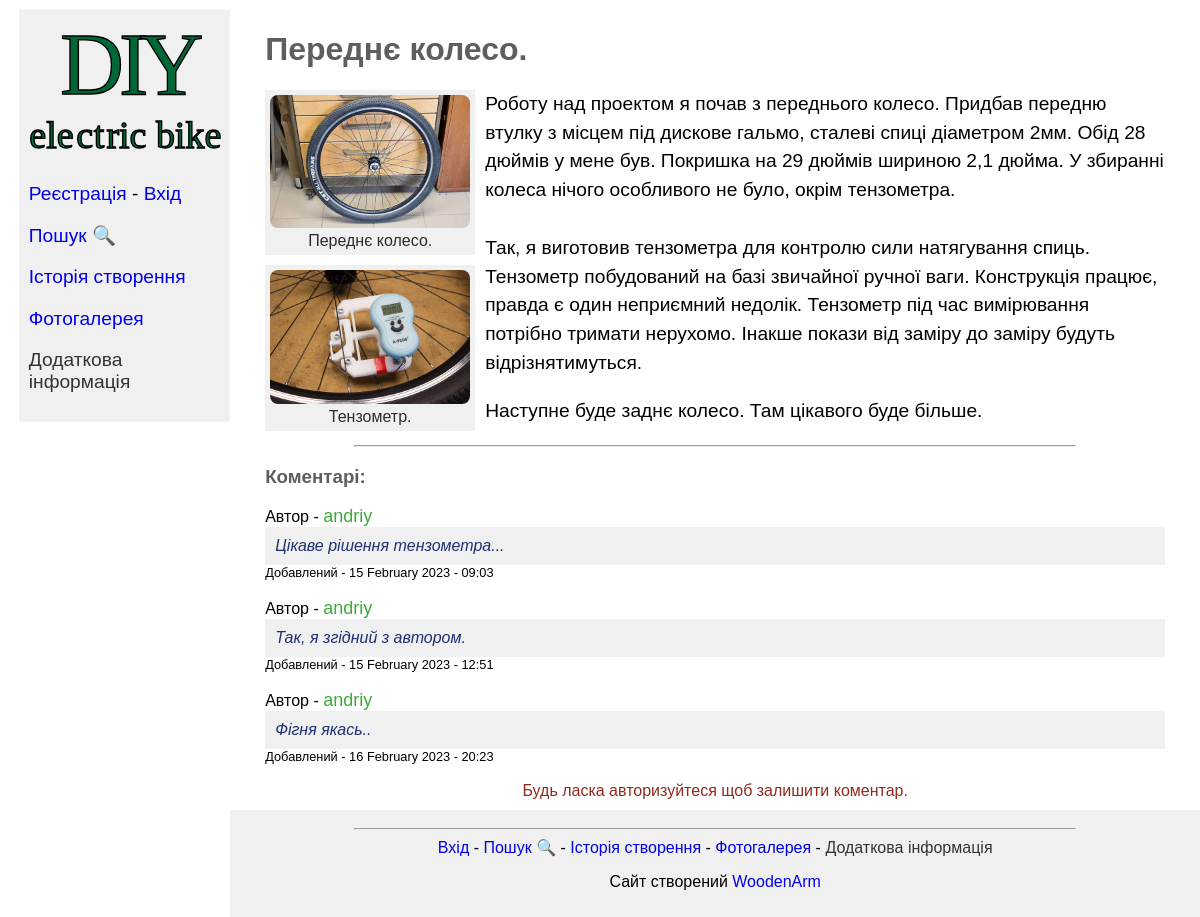
The app's page /post/perednye-koleso/ with its own data.
### blog/models.py (models this page shows, shortened)
class Posts(models.Model):
    title = models.CharField(max_length=255)
    content = models.TextField()
    time_create = models.DateTimeField(auto_now_add=True)
    time_update = models.DateTimeField(auto_now=True)
    is_published = models.BooleanField(default=True)
    slug = models.SlugField(max_length=255, unique=True, db_index=True, verbose_name='URL')
    class Meta:
        ordering = ["time_create"]
        verbose_name_plural = "Posts"

class Photos(models.Model):
    title = models.CharField(max_length=200)
    post = models.ForeignKey('Posts', on_delete=models.CASCADE)
    image = models.ImageField(upload_to="photos/", blank=True)
    slug = models.SlugField(max_length=255, unique=True, db_index=True, verbose_name='URL')
    is_published = models.BooleanField(default=True)
    class Meta:
        verbose_name_plural = "Photos"

class Comments(models.Model):
    text = models.TextField(verbose_name='Коментар')
    time_create = models.DateTimeField(auto_now_add=True)
    time_update = models.DateTimeField(auto_now=True)
    owner = models.ForeignKey(User, on_delete=models.PROTECT)
    post = models.ForeignKey('Posts', on_delete=models.CASCADE)
    slug = models.SlugField(max_length=255, db_index=True, blank=True, verbose_name='URL')
    is_published = models.BooleanField(default=True)
    class Meta:
        verbose_name_plural = "Comments"

### blog/views.py (the view)
# urls.py: path('post/<slug:post_slug>/', views.show_post, name='post'),
def show_post(request, post_slug):
    post = get_object_or_404(Posts, slug=post_slug)
    photos = Photos.objects.filter(post__slug=post_slug, is_published=True)
    comment = Comments.objects.filter(post__slug=post_slug, is_published=True)
    if  request.method == "POST":
        form = CommentForm(request.POST)
        if form.is_valid():
            form = form.save(commit=False)
            form.owner = request.user
            form.post = post
            form.save()
            return redirect('blog:post', post_slug)
    else:
        form = CommentForm()
    context = {'post': post, 'photos': photos, 'comments': comment, 'form': form}
    return render(request, 'blog/post.html', context=context)

### blog/templates/blog/post.html (shortened to what this page needs)
{% extends 'blog/base.html' %}
{% block content %}
    <h1 class="title">{{ post.title }}</h1>
    {% for i in photos %}
        {% if i.image.url %}
          <div class="tabs">
            <div class="zoom-in"><figure>
              <img src="{{ i.image.url }}">
              <figcaption>{{ i.title }}</figcaption>
            </figure></div>
          </div>
        {% endif %}
    {% endfor %}
    <div class="text">
        {% autoescape off %}
          <p>{{ post.content|linebreaks }}</p>
        {% endautoescape %}
    </div><hr>
  <h3 class="title">Коментарі:</h3>
  {% for comment in comments %}
    Автор - <font size="4" color="#3dac39 ">{{ comment.owner }}</font>
    <div class="comment">{{ comment.text }}</div>
    <div class="comment2">Добавлений - {{ comment.time_create|date:"j E Y - H:i" }}</div><br>
  {% endfor %}
  {% if user.is_authenticated %}
    <form action="" method="post">
      {% csrf_token %}
      {{ form.as_p }}
      <button class="button button1" type="submit">Відправити</button>
    </form>
  {% else %}
    <div class="comment3">Будь ласка авторизуйтеся  щоб залишити коментар.</div>
  {% endif %}
{% endblock content %}

### blog/static/blog/css/main.css (style rules this page uses)
body { margin: 0; font: 1em "Fira Sans", sans-serif; text-align: left; }
.title { font: "Fira Sans", sans-serif; color: rgb(97, 93, 93); }
.text { font: 1.2em "Fira Sans", sans-serif; line-height: 1.5; }
hr { width: 60vw; }
figure { display: inline; padding: 5px; width: 200px; float: left; clear: left; margin: 0 10px 10px 0; text-align: center; background-color: #f1f0f0; }
img { width: 100%; height: 100%; border-radius: 8px; }
figcaption { color: rgb(45, 43, 43); font: 1em "Fira Sans", sans-serif; }
.zoom-in { cursor: -webkit-zoom-in; cursor: zoom-in; }
.comment { padding: 10px; margin-top: auto; text-align: left; background-color: #f1f0f0; font: 1em "Fira Sans", sans-serif; color: rgb(30, 48, 116); font-style: italic; }
.comment2 { font: 0.8em "Fira Sans", sans-serif; font-style: bold; }
.comment3 { font: 1em "Fira Sans", sans-serif; color:#8e2b1d; font-style: bold; text-align: center; }

### records on screen
Posts: title "Переднє колесо.", content "Роботу над проектом я почав з переднього колесо. Придбав передню втулку з місцем під дискове гальмо, сталеві спиці діаметром 2мм. Обід 28 дюймів у мене був. Покришка на 29 дюймів шириною 2,1 дюйма. У збиранні колеса нічого особливого не було, окрім тензометра. Так, я виготовив тензометра для контролю сили натягування спиць. Тензометр побудований на базі звичайної ручної ваги. Конструкція працює, правда є один неприємний недолік. Тензометр під час вимірювання потрібно тримати нерухомо. Інакше покази від заміру до заміру будуть відрізнятимуться. Наступне буде заднє колесо. Там цікавого буде більше."
Photos: image (picture), title "Переднє колесо."
Photos: image (picture), title "Тензометр."
Comments: owner "andriy", text "Цікаве рішення тензометра...", time_create "15 February 2023 - 09:03"
Comments: owner "andriy", text "Так, я згідний з автором.", time_create "15 February 2023 - 12:51"
Comments: owner "andriy", text "Фігня якась..", time_create "16 February 2023 - 20:23"
